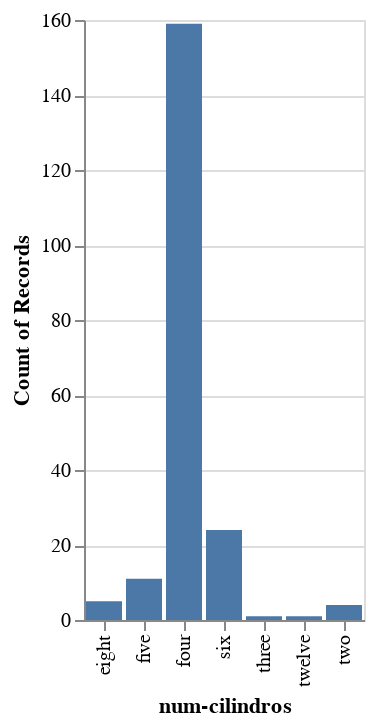

The notebook cell this image was saved under:
### Markdown cell above
## Diagrama de barras para atributos categóricos

Para trazar la distribución de variables categóricas podemos utilizar un gráfico de barras simple. Esto es similar a trazar un histograma pero sin el parámetro ```bin```.
<br><br>
Grafiquemos el diagrama de barras para el parámetro *num-cilindros* y veamos el número de automóviles según el número de cilindros.

### Code cell
alt.Chart(df).mark_bar()\
   .encode(x='num-cilindros',y='count()')

### Figure 1 — Vega-Lite specification as saved in the notebook (floating-point values rounded to 4 significant figures; data arrays with more than 128 entries replaced by an {"elided": "..."} marker saying what was removed)
{"config": {"view": {"continuousWidth": 400, "continuousHeight": 300}}, "data": {"name": "data-618b75d1ab701c677a7e20a11ba8c3dc"}, "mark": "bar", "encoding": {"x": {"field": "num-cilindros", "type": "nominal"}, "y": {"aggregate": "count", "type": "quantitative"}}, "$schema": "https://vega.github.io/schema/vega-lite/v4.17.0.json", "datasets": {"data-618b75d1ab701c677a7e20a11ba8c3dc": {"elided": "205 records"}}}
